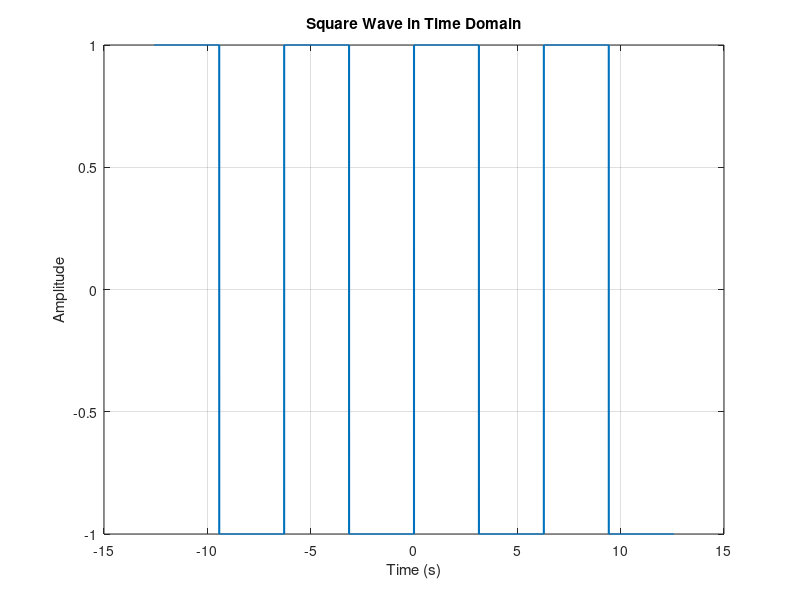
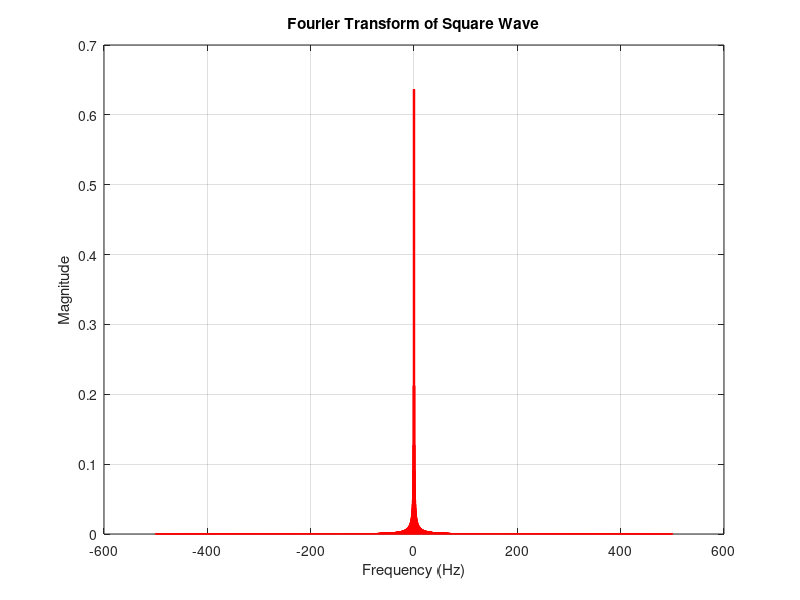

Source code (MATLAB) for these figures, in order:
T = 2*pi;
Fs = 1000;
t = -2*T:1/Fs:2*T;
x = square(t);

figure;
plot(t, x, 'LineWidth', 1.5);
xlabel('Time (s)');
ylabel('Amplitude');
title('Square Wave in Time Domain');
grid on;

n = length(x);
X_f = fftshift(fft(x));
f = (-n/2:n/2-1)*(Fs/n);

figure;
plot(f, abs(X_f)/n, 'r', 'LineWidth', 1.5);
xlabel('Frequency (Hz)');
ylabel('Magnitude');
title('Fourier Transform of Square Wave');
grid on;